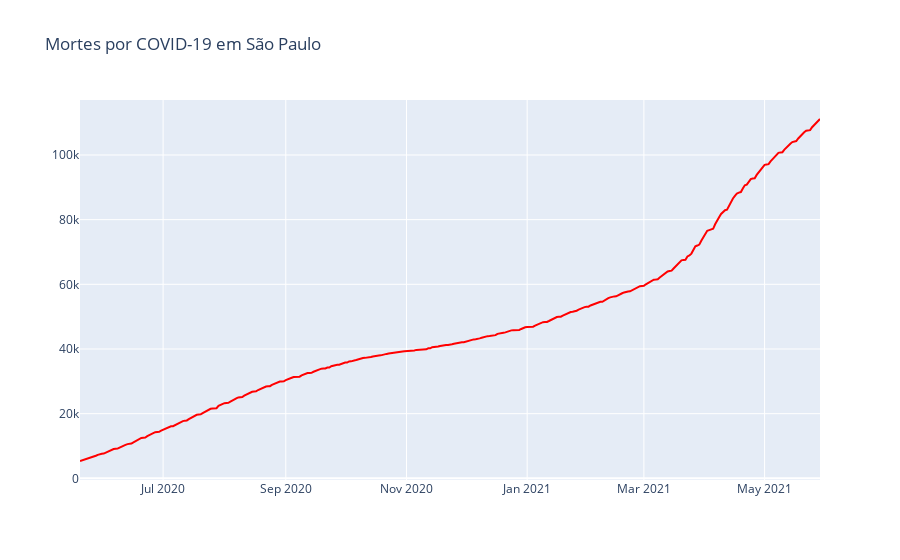

Notebook source saved alongside this figure:
### Markdown cell above
## Mortes

### Code cell
fig = go.Figure()

fig.add_trace(
    go.Scatter(x=sp.observationdate, y=sp.deaths,
              mode='lines', line={'color':'red'})
)
fig.update_layout(title='Mortes por COVID-19 em São Paulo')
fig.show()

### Figure 1 — Plotly figure (JSON) as saved in the notebook; plotly's stock layout.template omitted (floating-point values rounded to 4 significant figures; data arrays with more than 128 entries replaced by an {"elided": "..."} marker saying what was removed)
{"data": [{"line": {"color": "red"}, "mode": "lines", "type": "scatter", "x": {"elided": "375 str values"}, "y": {"elided": "375 int values"}}], "layout": {"title": {"text": "Mortes por COVID-19 em São Paulo"}}}
